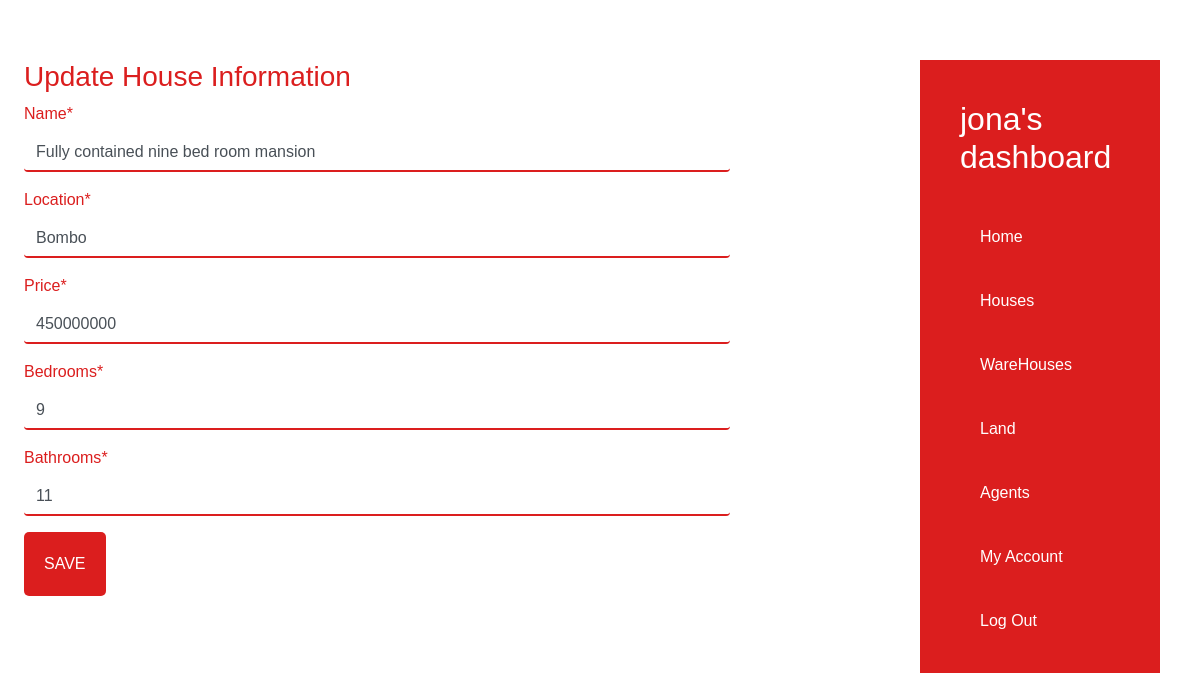
The app's page /update_house/3/ (signed in) with its own data.
### properties/models.py (models this page shows, shortened)
class House(models.Model):
    name=models.CharField(max_length=40)
    price=models.IntegerField()
    location=models.CharField(max_length=25)
    bedrooms=models.IntegerField()
    bathrooms=models.IntegerField()
    toilets=models.IntegerField()
    swimming_pool=models.BooleanField()
    agent=models.ForeignKey(User,on_delete=models.CASCADE)
    uploaded=models.DateField(auto_now_add=True)

### properties/views.py (the view)
# urls.py: path('update_house/<pk>/',views.HouseUpdateView.as_view(),name='house_update'),
class HouseUpdateView(UpdateView):
    model = House
    fields=['name','location','price','bedrooms','bathrooms']
    template_name = "properties/houseupdate.html"
    success_url='/houses/'

### properties/templates/properties/houseupdate.html (shortened to what this page needs)
{% extends 'properties/dashboard.html' %}
{% load crispy_forms_tags %}
{% block content %}
<div class="dash-form">
    <h3>Update House Information</h3>
    <form action="" method="post">
        {{ form |crispy}}
        <input type="submit" value="Save" class="mybtn">
    </form>
</div>
{% endblock content %}

### properties/templates/properties/dashboard.html (shortened to what this page needs)
{% load static %}
<!DOCTYPE html>
<html lang="en">
  <head>
    <link rel="stylesheet" href="{% static 'properties/css/main.css' %}" />
    <link rel="stylesheet" href="{% static 'properties/css/bootstrap.min.css' %}">
  </head>
  <body>
    <div id="dashboard">
      {% block content %} {% endblock content %}
    </div>
    <div class="side-bar">
      <ul class="options">
        <h2 class="opt-item">{{user}}'s dashboard</h2>
        <li class="opt-item"><a href="{% url 'properties:admin_dashboard' %}" class="opt-link">Home</a></li>
        <li class="opt-item"><a href="{% url 'properties:houses' %}" class="opt-link">Houses</a></li>
        <li class="opt-item"><a href="" class="opt-link">WareHouses</a></li>
        <li class="opt-item"><a href="" class="opt-link">Land</a></li>
        <li class="opt-item"><a href="" class="opt-link">Agents</a></li>
        <li class="opt-item"><a href="" class="opt-link">My Account</a></li>
        <li class="opt-item"><a href="" class="opt-link">Log Out</a></li>
      </ul>
    </div>
  </body>
</html>

### properties/static/properties/css/main.css (style rules this page uses)
:root { --primarycolor: rgb(219, 30, 30); --black: black; --blackish: rgba(0, 0, 0, 0.404); --white: white; --whitish: rgba(255, 255, 255, 0.671); --dunno:rgb(250, 246, 240); }
html { scroll-behavior: smooth; overflow-x: hidden; }
body { background-color: ; }
* { padding: 0; margin: 0; box-sizing: border-box; font-family: "Poppins", sans-serif; }
a { text-decoration: none; }
ul { list-style: none; }
.mybtn { background-color: var(--primarycolor); color: var(--white); padding: 20px; text-transform: uppercase; border-radius: 5px; cursor: pointer; }
input[type="submit"] { border: none; }
#dashboard { padding: 5% 0% 2% 2%; }
.side-bar { position: fixed; top :5%; left: 75%; width: 20%; margin: 20px; }
.options { background-color: var(--primarycolor); color: var(--white); width: 100%; padding: 20px; }
.opt-item { padding: 20px; }
.opt-link { padding: 20px; color: white; height: 20px; }
.dash-form { width: 60%; color: var(--primarycolor); }
.dash-form input[type='text'] { border: none; border-bottom: 2px solid var(--primarycolor); outline: none; }
.dash-form input[type='number'] { border: none; border-bottom: 2px solid var(--primarycolor); outline: none; }
li { list-style-type:none ; }

### records on screen
House: name "Fully contained nine bed room mansion", location "Bombo", price "450000000", bedrooms "9", bathrooms "11"

### other values on screen
{{ user }} "jona"
